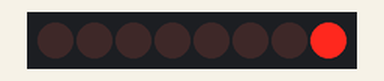
A sketch run on a simulated Arduino Uno, built with avr-gcc and run on an emulated ATmega328P. Shown: 8 shift-register outputs drawn as a row of LEDs (first output left, lit = HIGH). Wiring (inferred from the names in the program): shift register (74HC595): data pin 12; shift clock pin 9; latch pin 11. Wiring (inferred from the signals the program sends): row of LEDs: on Q0, Q1, Q2, Q3, Q4, Q5, Q6, Q7.

Above: at 0.02 s.
At 0.37 s:
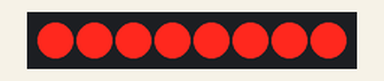
At 0.72 s:
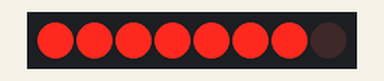
At 1.47 s:
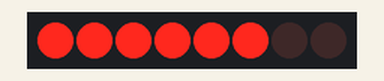
At 2.18 s:
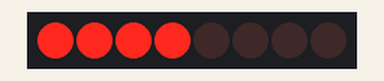
At 2.93 s:
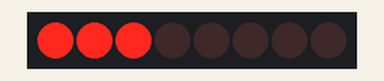
Timing chart, 0 to 3.2 s (numbered marks = the images above):
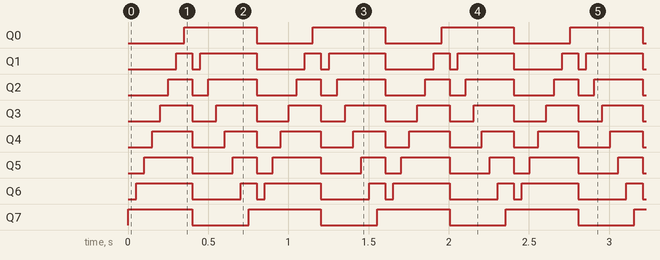

The sketch:

sketch_may21a.ino
```cpp
int tDelay   = 50;
int dataPin  = 12;
int latchPin = 11;
int clockPin = 9;


bool DirectionState = 0;


void updateShiftRegister(byte leds){
    digitalWrite(latchPin, LOW);
    if (DirectionState == false) {
        shiftOut(dataPin, clockPin, LSBFIRST, leds);
    } else {
        shiftOut(dataPin, clockPin, MSBFIRST, leds);
    }
    digitalWrite(latchPin, HIGH);
}


void setup(){
    pinMode(latchPin, OUTPUT);
    pinMode(dataPin,  OUTPUT);
    pinMode(clockPin, OUTPUT);
}


void loop(){
    byte leds = 0B00000000;
    updateShiftRegister(leds);
    for (int i = 0; i < 8; i++){
        bitSet(leds, i);
        updateShiftRegister(leds);
        delay(tDelay);
    }
    DirectionState = !DirectionState;
}
```

Measured:
- by itself, Q0, Q7: alternates HIGH for 0.45 s and LOW for 0.35 s
- by itself, Q1: repeats every 0.80 s: LOW 0.05 s, HIGH 0.35 s, LOW 0.30 s, HIGH 0.10 s
- by itself, Q2: repeats every 0.80 s: LOW 0.10 s, HIGH 0.30 s, LOW 0.25 s, HIGH 0.15 s
- by itself, Q3: alternates HIGH for 0.20 s and LOW for 0.15 s
- by itself, Q4: alternates HIGH for 0.25 s and LOW for 0.20 s
- by itself, Q5: repeats every 0.80 s: LOW 0.25 s, HIGH 0.15 s, LOW 0.10 s, HIGH 0.30 s
- by itself, Q6: repeats every 0.80 s: LOW 0.30 s, HIGH 0.10 s, LOW 0.05 s, HIGH 0.35 s
